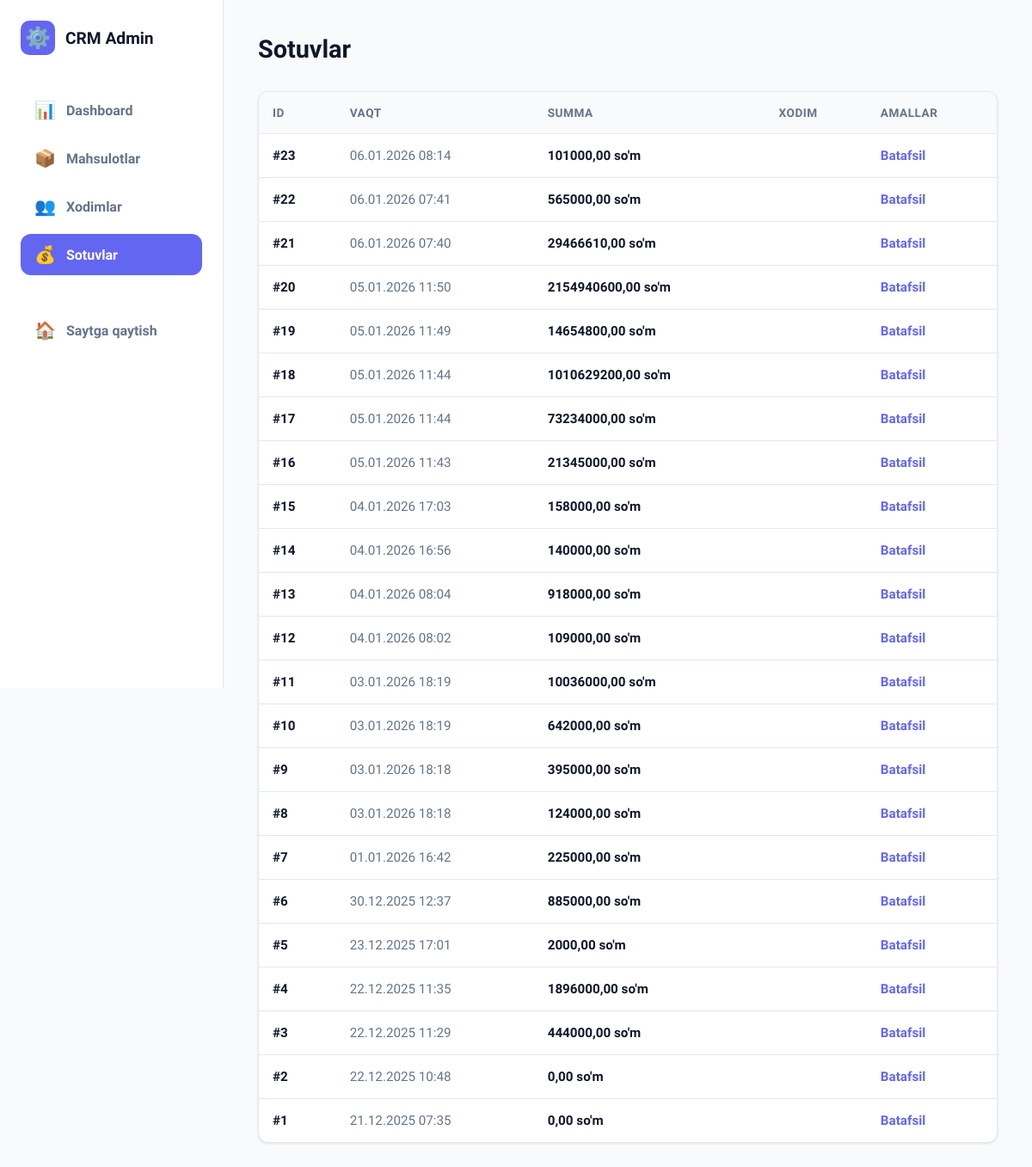
/admin-panel/sales/ (signed in), run on the app's committed database.
### sotuv/models.py (models this page shows, shortened)
class Sotuv(models.Model):
    sotuvchi = models.ForeignKey(
        Hodim,
        on_delete=models.CASCADE,
        verbose_name='Sotuvchi',
        related_name='sotuvlar'
    )
    jami_summa = models.DecimalField(max_digits=12, decimal_places=2, verbose_name='Jami summa', default=0)
    izoh = models.TextField(verbose_name='Izoh', blank=True)
    yaratilgan_vaqt = models.DateTimeField(auto_now_add=True, verbose_name='Yaratilgan vaqt')
    yangilangan_vaqt = models.DateTimeField(auto_now=True, verbose_name='Yangilangan vaqt')
    class Meta:
        verbose_name = "Sotuv"
        verbose_name_plural = "Sotuvlar"
        ordering = ['-yaratilgan_vaqt']

### admin_panel/views.py (the view)
# urls.py: path('sales/', views.sales_list, name='admin_sales_list'),
@login_required
@user_passes_test(is_admin)
def sales_list(request):
    sales = Sotuv.objects.all().order_by('-yaratilgan_vaqt')
    context = {
        'sales': sales,
        'active_tab': 'sales'
    }
    return render(request, 'admin_panel/sales/list.html', context)

### admin_panel/views.py (called while the page is built)
def is_admin(user):
    return user.is_staff or user.is_superuser

### templates/admin_panel/sales/list.html (shortened to what this page needs)
{% extends "admin_panel/admin_base.html" %}
{% block page_title %}Sotuvlar{% endblock %}
{% block content %}
<div class="card">
    <div class="table-container">
        <table>
            <thead>
                <tr>
                    <th>ID</th>
                    <th>Vaqt</th>
                    <th>Summa</th>
                    <th>Xodim</th>
                    <th>Amallar</th>
                </tr>
            </thead>
            <tbody>
                {% for sale in sales %}
                <tr>
                    <td style="font-weight: 600;">#{{ sale.id }}</td>
                    <td style="color: var(--text-muted);">{{ sale.yaratilgan_vaqt|date:"d.m.Y H:i" }}</td>
                    <td style="font-weight: 700;">{{ sale.jami_summa }} so'm</td>
                    <td>{{ sale.sotuvchi.username }}</td>
                    <td>
                        <a href="{% url 'sotuv_detail' sale.id %}"
                            style="color: var(--primary); text-decoration: none; font-weight: 600;">Batafsil</a>
                    </td>
                </tr>
                {% empty %}
                <tr>
                    <td colspan="5" style="text-align: center; padding: 40px; color: var(--text-muted);">Sotuvlar mavjud
                        emas</td>
                </tr>
                {% endfor %}
            </tbody>
        </table>
    </div>
</div>
{% endblock %}

### templates/admin_panel/admin_base.html (style rules this page uses)
:root { --primary: #6366f1; --primary-dark: #4f46e5; --secondary: #64748b; --success: #10b981; --danger: #ef4444; --warning: #f59e0b; --bg-main: #f8fafc; --sidebar-bg: #ffffff; --card-bg: #ffffff; --text-main: #0f172a; --text-muted: #64748b; --border: #e2e8f0; --radius: 12px; --sidebar-width: 260px; }
* { margin: 0; padding: 0; box-sizing: border-box; }
body { background-color: var(--bg-main); font-family: 'Plus Jakarta Sans', sans-serif; color: var(--text-main); display: flex; min-height: 100vh; }
.card { background: var(--card-bg); border-radius: var(--radius); border: 1px solid var(--border); box-shadow: 0 1px 3px rgba(0,0,0,0.1); overflow: hidden; }
.table-container { width: 100%; overflow-x: auto; }
table { width: 100%; border-collapse: collapse; }
th { background: #f8fafc; padding: 16px; text-align: left; font-size: 0.85rem; font-weight: 700; text-transform: uppercase; letter-spacing: 0.5px; color: var(--text-muted); border-bottom: 1px solid var(--border); }
td { padding: 16px; border-bottom: 1px solid var(--border); font-size: 0.95rem; }
tr:last-child td { border-bottom: none; }

### data on the page
Sotuv: id "23", yaratilgan_vaqt "06.01.2026 08:14", jami_summa "101000,00"
Sotuv: id "22", yaratilgan_vaqt "06.01.2026 07:41", jami_summa "565000,00"
Sotuv: id "21", yaratilgan_vaqt "06.01.2026 07:40", jami_summa "29466610,00"
Sotuv: id "20", yaratilgan_vaqt "05.01.2026 11:50", jami_summa "2154940600,00"
Sotuv: id "19", yaratilgan_vaqt "05.01.2026 11:49", jami_summa "14654800,00"
Sotuv: id "18", yaratilgan_vaqt "05.01.2026 11:44", jami_summa "1010629200,00"
Sotuv: id "17", yaratilgan_vaqt "05.01.2026 11:44", jami_summa "73234000,00"
Sotuv: id "16", yaratilgan_vaqt "05.01.2026 11:43", jami_summa "21345000,00"
Sotuv: id "15", yaratilgan_vaqt "04.01.2026 17:03", jami_summa "158000,00"
Sotuv: id "14", yaratilgan_vaqt "04.01.2026 16:56", jami_summa "140000,00"
Sotuv: id "13", yaratilgan_vaqt "04.01.2026 08:04", jami_summa "918000,00"
Sotuv: id "12", yaratilgan_vaqt "04.01.2026 08:02", jami_summa "109000,00"
Sotuv: id "11", yaratilgan_vaqt "03.01.2026 18:19", jami_summa "10036000,00"
Sotuv: id "10", yaratilgan_vaqt "03.01.2026 18:19", jami_summa "642000,00"
Sotuv: id "9", yaratilgan_vaqt "03.01.2026 18:18", jami_summa "395000,00"
Sotuv: id "8", yaratilgan_vaqt "03.01.2026 18:18", jami_summa "124000,00"
Sotuv: id "7", yaratilgan_vaqt "01.01.2026 16:42", jami_summa "225000,00"
Sotuv: id "6", yaratilgan_vaqt "30.12.2025 12:37", jami_summa "885000,00"
Sotuv: id "5", yaratilgan_vaqt "23.12.2025 17:01", jami_summa "2000,00"
Sotuv: id "4", yaratilgan_vaqt "22.12.2025 11:35", jami_summa "1896000,00"
Sotuv: id "3", yaratilgan_vaqt "22.12.2025 11:29", jami_summa "444000,00"
Sotuv: id "2", yaratilgan_vaqt "22.12.2025 10:48", jami_summa "0,00"
Sotuv: id "1", yaratilgan_vaqt "21.12.2025 07:35", jami_summa "0,00"
